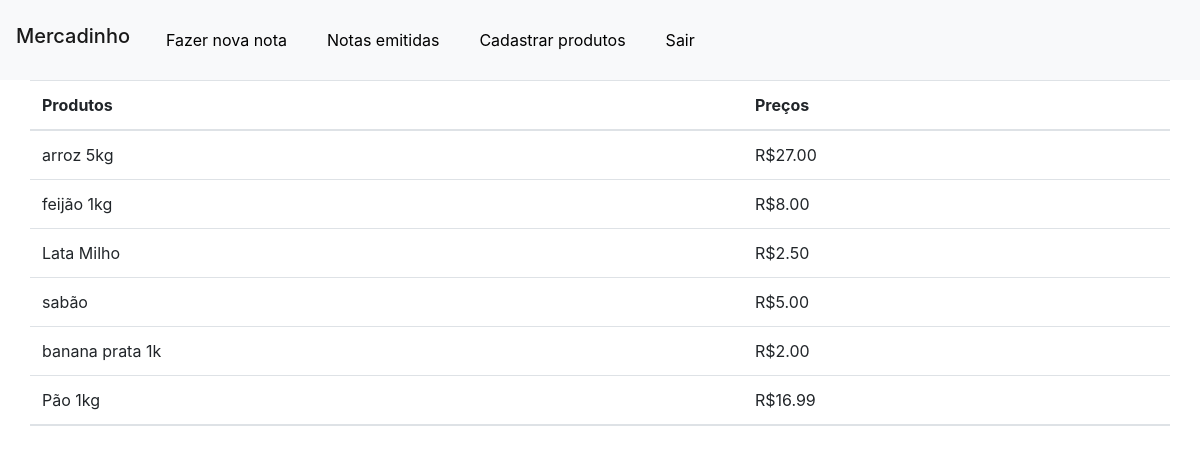
Page /restrita/index.php (signed in) on the committed database.
### tables this page shows
CREATE TABLE `produtos` (
  `id` int(11) NOT NULL,
  `nome` varchar(50) DEFAULT NULL,
  `preco` decimal(10,2) DEFAULT NULL
);

### restrita/index.php (the view, shortened to what this page needs)
<!DOCTYPE html>
<html>
<head>
	<link rel="stylesheet" href="../css/bootstrap.css">
	<link rel="stylesheet" href="../css/bootstrap.min.css">
	<link rel="stylesheet" href="../css/style.css">
</head>
<body>
	<?php include 'cabec.php'?>
<table class="table container" style="border-bottom: 2px solid #dee2e6;">
	<thead>
    	<tr scope="row">
      		<th>Produtos</th>
      		<th>Preços</th>
    	</tr>
  	</thead>
<?php
include 'conecta.php';
$consulta = "SELECT * FROM produtos";
foreach($conectanto -> query($consulta) as $linha){
?>
		<thead>
			<tr scope="row">
    			<td><?php echo $linha['nome']; ?></td>
				<td>R$<?php echo $linha['preco']; ?></td>
			</tr>
		</thead>
<?php } ?>
</table>
</body>
</html>

### restrita/cabec.php (shortened to what this page needs)
<nav class="navbar navbar-expand-lg navbar-light bg-light">
	<a href="index.php"><h2 class="navbar-brand" href="index.php">Mercadinho</h2></a>
	<li><a href="dataNF.php">Fazer nova nota</a></li>
	<li><a href="verNF.php">Notas emitidas</a></li>
	<li><a href="cadastrarProdNF.php">Cadastrar produtos</a></li>
	<li><a href="sair.php">Sair</a></li>
</nav>

### css/style.css (style rules this page uses)
li { list-style-type: none; margin: 20px; padding: 0; }
a:link, a:visited, a:hover, a:active { color: black; }

### rows in the picture
produtos: nome "arroz 5kg", preco "27.00"
produtos: nome "feijão 1kg", preco "8.00"
produtos: nome "Lata Milho", preco "2.50"
produtos: nome "sabão", preco "5.00"
produtos: nome "banana prata 1k", preco "2.00"
produtos: nome "Pão 1kg", preco "16.99"
